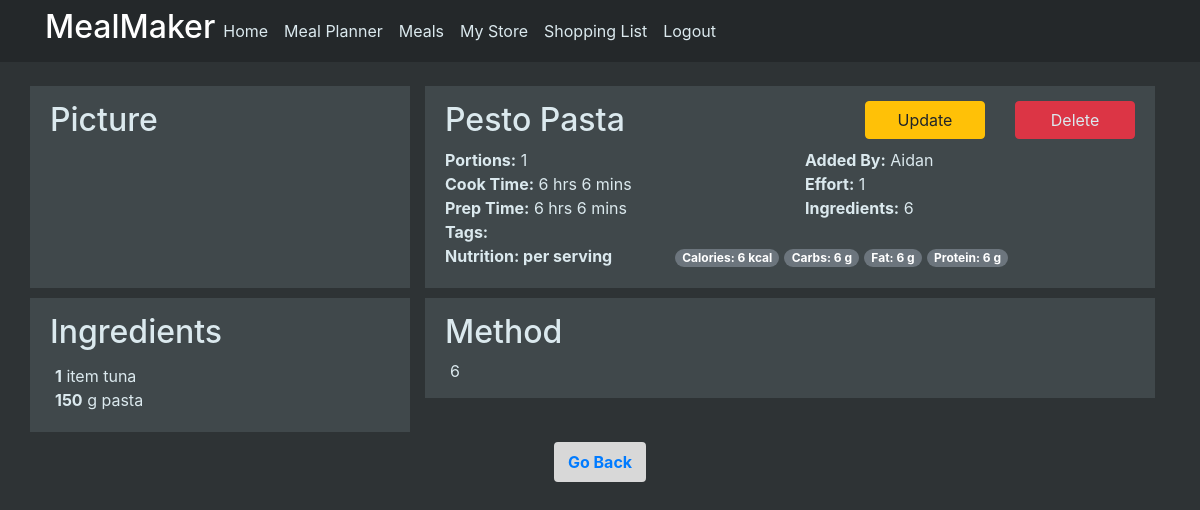
Page /meal/6 (signed in) on the committed database.
### mealmaker/models.py (models this page shows)
class Meal(db.Model):
    id = db.Column(db.Integer, primary_key=True)
    date = db.Column(db.DateTime(timezone=True), default=func.now())
    name = db.Column(db.String(200), unique=True)
    portion = db.Column(db.Integer)
    prep_time_hour = db.Column(db.Integer)
    prep_time_min = db.Column(db.Integer)
    cook_time_hour = db.Column(db.Integer)
    cook_time_min = db.Column(db.Integer)
    diet_type = db.Column(db.String(20))
    health_type = db.Column(db.String(20))
    effort = db.Column(db.String(5))
    cost = db.Column(db.String(5))
    freezable = db.Column(db.String(5))
    num_ingredient = db.Column(db.Integer)
    time_to_go_off = db.Column(db.Integer)
    cal_per_portion = db.Column(db.Integer)
    protein_per_portion = db.Column(db.Integer)
    fat_per_portion = db.Column(db.Integer)
    carb_per_portion = db.Column(db.Integer)
    recipe = db.Column(db.Text)
    ingredients = db.relationship(
        "Ingredient", back_populates="meal_id", cascade="all, delete"
    )
    meal_plan = db.relationship("MealPlan", back_populates="meal_id")

class User(db.Model, UserMixin):
    id = db.Column(db.Integer, primary_key=True)
    email = db.Column(db.String(150), unique=True)
    password = db.Column(db.String(150))
    first_name = db.Column(db.String(150))

class Ingredient(db.Model):
    id = db.Column(db.Integer, primary_key=True)
    name = db.Column(db.String(200))
    amount = db.Column(db.Integer)
    unit = db.Column(db.String(200))
    meal_link = db.Column(db.Integer, db.ForeignKey("meal.id"))
    meal_id = db.relationship(
        "Meal", back_populates="ingredients", collection_class=list
    )

### mealmaker/views.py (the view)
@views.route("/meal/<int:id>", methods=["GET", "POST"])
@login_required
def meal(id):
    meal = Meal.query.get_or_404(id)
    ingredient = Ingredient.query.filter(Ingredient.meal_link == id)
    form = UpdateMealForm()
    template_form = IngredientForm(prefix="ingredient-_-")
    if form.is_submitted():
        meal.name = form.name.data.lower()
        meal.portion = form.portion.data
        meal.prep_time_hour = form.prep_time_hour.data
        meal.prep_time_min = form.prep_time_min.data
        meal.cook_time_hour = form.cook_time_hour.data
        meal.cook_time_min = form.cook_time_min.data
        meal.diet_type = form.diet_type.data
        meal.health_type = form.health_type.data
        meal.effort = form.effort.data
        meal.cost = form.cost.data
        meal.freezable = form.freezable.data
        meal.num_ingredient = form.num_ingredient.data
        meal.time_to_go_off = form.time_to_go_off.data
        meal.cal_per_portion = form.cal_per_portion.data
        meal.protein_per_portion = form.protein_per_portion.data
        meal.fat_per_portion = form.fat_per_portion.data
        meal.carb_per_portion = form.carb_per_portion.data
        meal.recipe = form.recipe.data
        db.session.query(Ingredient).filter(Ingredient.meal_link == id).delete()
        db.session.commit()
        for i in form.ingredient.data:
            new_ingredient = Ingredient(
                name=i["ingredient_name"].lower(),
                amount=i["ingredient_amount"],
                unit=i["ingredient_unit"],
                meal_link=id,
            )
            db.session.add(new_ingredient)
        db.session.query(Ingredient).order_by(Ingredient.name.desc())
        db.session.commit()
        flash("Your meal has been updated!", "success")
        return redirect(url_for("views.meal", id=meal.id))
    elif request.method == "GET":
        form.name.data = meal.name
        form.portion.data = meal.portion
        form.prep_time_hour.data = meal.prep_time_hour
        form.prep_time_min.data = meal.prep_time_min
        form.cook_time_hour.data = meal.cook_time_hour
        form.cook_time_min.data = meal.cook_time_min
        form.diet_type.data = meal.diet_type
        form.health_type.data = meal.health_type
        form.effort.data = meal.effort
        form.cost.data = meal.cost
        form.freezable.data = meal.freezable
        form.num_ingredient.data = meal.num_ingredient
        form.time_to_go_off.data = meal.time_to_go_off
        form.cal_per_portion.data = meal.cal_per_portion
        form.protein_per_portion.data = meal.protein_per_portion
        form.fat_per_portion.data = meal.fat_per_portion
        form.carb_per_portion.data = meal.carb_per_portion
        form.recipe.data = meal.recipe
        for row in ingredient:
            subform = {
                "id": row.id,
                "ingredient_name": row.name,
                "ingredient_amount": row.amount,
                "ingredient_unit": row.unit,
            }
            form.ingredient.append_entry(subform)
        recipe_display = meal.recipe.replace("\r", "").split("\n")
    return render_template(
        "meal.html",
        user=current_user,
        form=form,
        meal=meal,
        ingredient=ingredient,
        legend="Update Meal",
        _template=template_form,
        recipe_display=recipe_display,
    )

### mealmaker/__init__.py (called while the page is built)
def create_app():
    app = Flask(__name__)
    app.config["SECRET_KEY"] = "hjshjhdjah kjshkjdhjs"
    app.config["SQLALCHEMY_DATABASE_URI"] = f"sqlite:///{DB_NAME}"
    app.config["SQLALCHEMY_TRACK_MODIFICATIONS"] = False
    db.init_app(app)
    from .views import views
    from .auth import auth
    app.register_blueprint(views, url_prefix="/")
    app.register_blueprint(auth, url_prefix="/")
    from .models import User, Meal, Ingredient, MealPlan
    create_database(app)
    login_manager = LoginManager()
    login_manager.login_view = "auth.login"
    login_manager.init_app(app)
    @login_manager.user_loader
    def load_user(id):
        return User.query.get(id)
    return app

### mealmaker/templates/meal.html (shortened to what this page needs)
{% extends "layout.html" %}
{% import "update_macro.html" as macros %}
{% block content %}
<br>
<div class="row" id="Header">
  <div class="col-4 content-section-dim">
    <section>
      <div>
        <h2>Picture</h2>
      </div>
    </section>
  </div>
  <div class="col-md-8 ">
    <div class="content-section-dim">
      <div class="row">
        <div class="col-7">
          <h2>{{meal.name.title()}}</h2>
        </div>
        <div align="center" class="col">
          <button type="button" class="btn btn-warning btn-block" data-toggle="modal"
            data-target=".bd-example-modal-lg">Update</button>
        </div>
        <div class="col"><a class="btn btn-danger btn-block" data-toggle="modal" data-target="#deleteModal">Delete</a>
        </div>
      </div>
      <div class="row">
        <div class="col-6"><b>Portions:</b> {{meal.portion}}</div>
        <div class="col-6"><b>Added By:</b> {{user.first_name}}</div>
      </div>
      <div class="row">
        {% if meal.cook_time_hour == 0 %}
        <div class="col-6"><b>Cook Time:</b> {{meal.cook_time_min}} mins</div>
        {% elif meal.cook_time_hour == 1 and meal.cook_time_min == 0 %}
        <div class="col-6"><b>Cook Time:</b> {{meal.cook_time_hour}} hr</div>
        {% elif meal.cook_time_hour == 1 %}
        <div class="col-6"><b>Cook Time:</b> {{meal.cook_time_hour}} hr {{meal.cook_time_min}} mins</div>
        {% elif meal.cook_time_min == 0 %}
        <div class="col-6"><b>Cook Time:</b> {{meal.cook_time_hour}} hrs</div>
        {% else %}
        <div class="col-6"><b>Cook Time:</b> {{meal.cook_time_hour}} hrs {{meal.cook_time_min}} mins</div>
        {% endif %}
        <div class="col-6"><b>Effort:</b> {{meal.portion}}</div>
      </div>
      <div class="row">
        {% if meal.prep_time_hour == 0 %}
        <div class="col-6"><b>Prep Time:</b> {{meal.prep_time_min}} mins</div>
        {% elif meal.prep_time_hour == 1 and meal.prep_time_min == 0 %}
        <div class="col-6"><b>Prep Time:</b>  {{meal.prep_time_hour}} hr</div>
        {% elif meal.prep_time_hour == 1 %}
        <div class="col-6"><b>Prep Time:</b> {{meal.prep_time_hour}} hr {{meal.prep_time_min}} mins</div>
        {% elif meal.prep_time_min == 0 %}
        <div class="col-6"><b>Prep Time:</b> {{meal.prep_time_hour}} hrs</div>
        {% else %}
        <div class="col-6"><b>Prep Time:</b> {{meal.prep_time_hour}} hrs {{meal.prep_time_min}} mins</div>
        {% endif %}
        <div class="col-6"><b>Ingredients:</b> {{meal.num_ingredient}}</div>
      </div>
      <div class="row">
        <div class="col-2"><b>Tags: </b></div>
      </div>
      <div class="row">
        <div class="col-4"><b>Nutrition: per serving</b></div>
        <div class="tag-row"><span class="badge badge-pill badge-secondary">Calories: {{meal.cal_per_portion}} kcal</span></div>
        <div class="tag-row"><span class="badge badge-pill badge-secondary">Carbs: {{meal.protein_per_portion}} g</span></div>
        <div class="tag-row"><span class="badge badge-pill badge-secondary">Fat: {{meal.fat_per_portion}} g</span></div>
        <div class="tag-row"><span class="badge badge-pill badge-secondary">Protein: {{meal.carb_per_portion}} g</span></div>
      </div>
    </div>
  </div>
</div>
<div class="row" id="Body">
  <div class="col-4 media content-section-dim">
    <section>
      <h2>Ingredients</h2>
      <section class="media-body">
        <ul class="no-bullets">
          {% for i in ingredient %}
          <li><b>{{ i.amount}}</b> {{ i.unit}} {{ i.name}}</li>
          {% endfor %}
        </ul>
      </section>
    </section>
  </div>
  <div class="col-8">
    <div class="content-section-dim">
        <h2>Method</h2>
        {% for line in recipe_display %}
            {% if line[0:4] == 'Step' %}
                <div class="row row-heading"><b>{{line}}</b></div>
            {% else %}
            <div class="row row-body">{{line}}</div>
            {% endif %}
        {% endfor %}
    </div>
  </div>
</div>
<div>
  <legend align="center">
    <button type="button" class="btn btn-light" data-dismiss="modal">
      <a class="text-center" href="{{ url_for('views.meals') }}"><b>Go Back</b></a>
    </button>
  </legend>
</div>
{% endblock content %}

### mealmaker/static/main.css (style rules this page uses)
body { background-color: #2e3335; color: #DBE9EE; }
.content-section-dim { padding: 15px 20px; background-color: #40484b; border-radius: 0px; margin-bottom: 10px; }
.btn-light { border: 2px solid #d8d8d8; background: #d8d8d8; }
.tag-row { padding: 0px 0px 5px 5px; }
ul.no-bullets { list-style-type: none; padding: 5px; margin: 0; }
.row-body { padding-right: 20px; padding-bottom: 0px; padding-left: 20px; }

### rows in the picture
Meal: name "Pesto Pasta", portion "1", cook_time_hour "6", cook_time_min "6", prep_time_hour "6", prep_time_min "6", num_ingredient "6", cal_per_portion "6", protein_per_portion "6", fat_per_portion "6", carb_per_portion "6"
User: first_name "Aidan"
Ingredient: amount "1", unit "item", name "tuna"
Ingredient: amount "150", unit "g", name "pasta"

### other values in the picture
{{ line }} "6"
